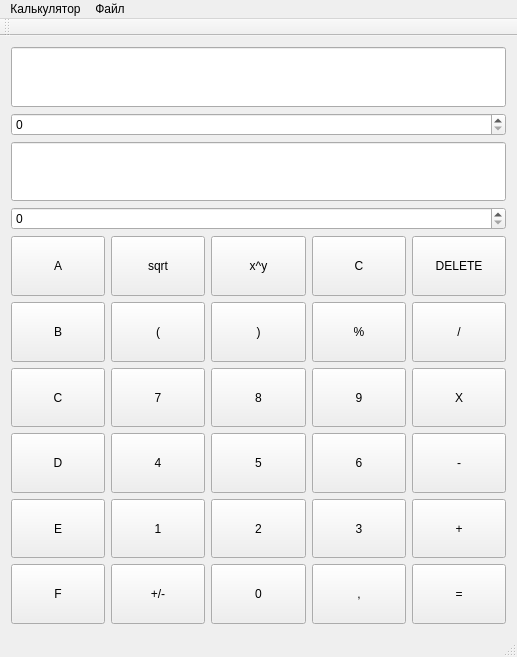
<?xml version="1.0" encoding="UTF-8"?>
<ui version="4.0">
 <class>MainWindow</class>
 <widget class="QMainWindow" name="MainWindow">
  <property name="geometry">
   <rect>
    <x>0</x>
    <y>0</y>
    <width>517</width>
    <height>657</height>
   </rect>
  </property>
  <property name="windowTitle">
   <string>MainWindow</string>
  </property>
  <widget class="QWidget" name="centralWidget">
   <layout class="QVBoxLayout" name="verticalLayout" stretch="0,0,0,0,0,0,0,0,0,0">
    <item>
     <widget class="QLineEdit" name="Input">
      <property name="sizePolicy">
       <sizepolicy hsizetype="Expanding" vsizetype="Minimum">
        <horstretch>0</horstretch>
        <verstretch>0</verstretch>
       </sizepolicy>
      </property>
      <property name="alignment">
       <set>Qt::AlignRight|Qt::AlignTrailing|Qt::AlignVCenter</set>
      </property>
     </widget>
    </item>
    <item>
     <widget class="QSpinBox" name="Input_base"/>
    </item>
    <item>
     <widget class="QLineEdit" name="Output">
      <property name="sizePolicy">
       <sizepolicy hsizetype="Expanding" vsizetype="Minimum">
        <horstretch>0</horstretch>
        <verstretch>0</verstretch>
       </sizepolicy>
      </property>
     </widget>
    </item>
    <item>
     <widget class="QSpinBox" name="Output_base"/>
    </item>
    <item>
     <layout class="QHBoxLayout" name="horizontalLayout_7">
      <item>
       <widget class="QPushButton" name="bA">
        <property name="sizePolicy">
         <sizepolicy hsizetype="Minimum" vsizetype="Minimum">
          <horstretch>0</horstretch>
          <verstretch>0</verstretch>
         </sizepolicy>
        </property>
        <property name="text">
         <string>A</string>
        </property>
       </widget>
      </item>
      <item>
       <widget class="QPushButton" name="b_sqrt">
        <property name="sizePolicy">
         <sizepolicy hsizetype="Minimum" vsizetype="Minimum">
          <horstretch>0</horstretch>
          <verstretch>0</verstretch>
         </sizepolicy>
        </property>
        <property name="text">
         <string>sqrt</string>
        </property>
       </widget>
      </item>
      <item>
       <widget class="QPushButton" name="b_pov">
        <property name="sizePolicy">
         <sizepolicy hsizetype="Minimum" vsizetype="Minimum">
          <horstretch>0</horstretch>
          <verstretch>0</verstretch>
         </sizepolicy>
        </property>
        <property name="text">
         <string>x^y</string>
        </property>
       </widget>
      </item>
      <item>
       <widget class="QPushButton" name="b_cancel">
        <property name="sizePolicy">
         <sizepolicy hsizetype="Minimum" vsizetype="Minimum">
          <horstretch>0</horstretch>
          <verstretch>0</verstretch>
         </sizepolicy>
        </property>
        <property name="text">
         <string>C</string>
        </property>
       </widget>
      </item>
      <item>
       <widget class="QPushButton" name="b_DELETE">
        <property name="sizePolicy">
         <sizepolicy hsizetype="Minimum" vsizetype="Minimum">
          <horstretch>0</horstretch>
          <verstretch>0</verstretch>
         </sizepolicy>
        </property>
        <property name="text">
         <string>DELETE</string>
        </property>
       </widget>
      </item>
     </layout>
    </item>
    <item>
     <layout class="QHBoxLayout" name="horizontalLayout">
      <item>
       <widget class="QPushButton" name="bB">
        <property name="sizePolicy">
         <sizepolicy hsizetype="Minimum" vsizetype="Minimum">
          <horstretch>0</horstretch>
          <verstretch>0</verstretch>
         </sizepolicy>
        </property>
        <property name="text">
         <string>B</string>
        </property>
       </widget>
      </item>
      <item>
       <widget class="QPushButton" name="b_braket_open">
        <property name="sizePolicy">
         <sizepolicy hsizetype="Minimum" vsizetype="Minimum">
          <horstretch>0</horstretch>
          <verstretch>0</verstretch>
         </sizepolicy>
        </property>
        <property name="text">
         <string>(</string>
        </property>
       </widget>
      </item>
      <item>
       <widget class="QPushButton" name="b_braket_close">
        <property name="sizePolicy">
         <sizepolicy hsizetype="Minimum" vsizetype="Minimum">
          <horstretch>0</horstretch>
          <verstretch>0</verstretch>
         </sizepolicy>
        </property>
        <property name="text">
         <string>)</string>
        </property>
       </widget>
      </item>
      <item>
       <widget class="QPushButton" name="b_percent">
        <property name="sizePolicy">
         <sizepolicy hsizetype="Minimum" vsizetype="Minimum">
          <horstretch>0</horstretch>
          <verstretch>0</verstretch>
         </sizepolicy>
        </property>
        <property name="text">
         <string>%</string>
        </property>
       </widget>
      </item>
      <item>
       <widget class="QPushButton" name="b_divide">
        <property name="sizePolicy">
         <sizepolicy hsizetype="Minimum" vsizetype="Minimum">
          <horstretch>0</horstretch>
          <verstretch>0</verstretch>
         </sizepolicy>
        </property>
        <property name="text">
         <string>/</string>
        </property>
       </widget>
      </item>
     </layout>
    </item>
    <item>
     <layout class="QHBoxLayout" name="horizontalLayout_6">
      <item>
       <widget class="QPushButton" name="bC">
        <property name="sizePolicy">
         <sizepolicy hsizetype="Minimum" vsizetype="Minimum">
          <horstretch>0</horstretch>
          <verstretch>0</verstretch>
         </sizepolicy>
        </property>
        <property name="text">
         <string>C</string>
        </property>
       </widget>
      </item>
      <item>
       <widget class="QPushButton" name="b7">
        <property name="sizePolicy">
         <sizepolicy hsizetype="Minimum" vsizetype="Minimum">
          <horstretch>0</horstretch>
          <verstretch>0</verstretch>
         </sizepolicy>
        </property>
        <property name="text">
         <string>7</string>
        </property>
       </widget>
      </item>
      <item>
       <widget class="QPushButton" name="b8">
        <property name="sizePolicy">
         <sizepolicy hsizetype="Minimum" vsizetype="Minimum">
          <horstretch>0</horstretch>
          <verstretch>0</verstretch>
         </sizepolicy>
        </property>
        <property name="text">
         <string>8</string>
        </property>
       </widget>
      </item>
      <item>
       <widget class="QPushButton" name="b9">
        <property name="sizePolicy">
         <sizepolicy hsizetype="Minimum" vsizetype="Minimum">
          <horstretch>0</horstretch>
          <verstretch>0</verstretch>
         </sizepolicy>
        </property>
        <property name="text">
         <string>9</string>
        </property>
       </widget>
      </item>
      <item>
       <widget class="QPushButton" name="b_multiply">
        <property name="sizePolicy">
         <sizepolicy hsizetype="Minimum" vsizetype="Minimum">
          <horstretch>0</horstretch>
          <verstretch>0</verstretch>
         </sizepolicy>
        </property>
        <property name="text">
         <string>X</string>
        </property>
       </widget>
      </item>
     </layout>
    </item>
    <item>
     <layout class="QHBoxLayout" name="horizontalLayout_5">
      <item>
       <widget class="QPushButton" name="bD">
        <property name="sizePolicy">
         <sizepolicy hsizetype="Minimum" vsizetype="Minimum">
          <horstretch>0</horstretch>
          <verstretch>0</verstretch>
         </sizepolicy>
        </property>
        <property name="text">
         <string>D</string>
        </property>
       </widget>
      </item>
      <item>
       <widget class="QPushButton" name="b4">
        <property name="sizePolicy">
         <sizepolicy hsizetype="Minimum" vsizetype="Minimum">
          <horstretch>0</horstretch>
          <verstretch>0</verstretch>
         </sizepolicy>
        </property>
        <property name="text">
         <string>4</string>
        </property>
       </widget>
      </item>
      <item>
       <widget class="QPushButton" name="b5">
        <property name="sizePolicy">
         <sizepolicy hsizetype="Minimum" vsizetype="Minimum">
          <horstretch>0</horstretch>
          <verstretch>0</verstretch>
         </sizepolicy>
        </property>
        <property name="text">
         <string>5</string>
        </property>
       </widget>
      </item>
      <item>
       <widget class="QPushButton" name="b6">
        <property name="sizePolicy">
         <sizepolicy hsizetype="Minimum" vsizetype="Minimum">
          <horstretch>0</horstretch>
          <verstretch>0</verstretch>
         </sizepolicy>
        </property>
        <property name="text">
         <string>6</string>
        </property>
       </widget>
      </item>
      <item>
       <widget class="QPushButton" name="b_minius">
        <property name="sizePolicy">
         <sizepolicy hsizetype="Minimum" vsizetype="Minimum">
          <horstretch>0</horstretch>
          <verstretch>0</verstretch>
         </sizepolicy>
        </property>
        <property name="text">
         <string>-</string>
        </property>
       </widget>
      </item>
     </layout>
    </item>
    <item>
     <layout class="QHBoxLayout" name="horizontalLayout_4">
      <item>
       <widget class="QPushButton" name="bE">
        <property name="sizePolicy">
         <sizepolicy hsizetype="Minimum" vsizetype="Minimum">
          <horstretch>0</horstretch>
          <verstretch>0</verstretch>
         </sizepolicy>
        </property>
        <property name="text">
         <string>E</string>
        </property>
       </widget>
      </item>
      <item>
       <widget class="QPushButton" name="b1">
        <property name="sizePolicy">
         <sizepolicy hsizetype="Minimum" vsizetype="Minimum">
          <horstretch>0</horstretch>
          <verstretch>0</verstretch>
         </sizepolicy>
        </property>
        <property name="text">
         <string>1</string>
        </property>
       </widget>
      </item>
      <item>
       <widget class="QPushButton" name="b2">
        <property name="sizePolicy">
         <sizepolicy hsizetype="Minimum" vsizetype="Minimum">
          <horstretch>0</horstretch>
          <verstretch>0</verstretch>
         </sizepolicy>
        </property>
        <property name="text">
         <string>2</string>
        </property>
       </widget>
      </item>
      <item>
       <widget class="QPushButton" name="b3">
        <property name="sizePolicy">
         <sizepolicy hsizetype="Minimum" vsizetype="Minimum">
          <horstretch>0</horstretch>
          <verstretch>0</verstretch>
         </sizepolicy>
        </property>
        <property name="text">
         <string>3</string>
        </property>
       </widget>
      </item>
      <item>
       <widget class="QPushButton" name="b_plus">
        <property name="sizePolicy">
         <sizepolicy hsizetype="Minimum" vsizetype="Minimum">
          <horstretch>0</horstretch>
          <verstretch>0</verstretch>
         </sizepolicy>
        </property>
        <property name="text">
         <string>+</string>
        </property>
       </widget>
      </item>
     </layout>
    </item>
    <item>
     <layout class="QHBoxLayout" name="horizontalLayout_2">
      <item>
       <widget class="QPushButton" name="bF">
        <property name="sizePolicy">
         <sizepolicy hsizetype="Minimum" vsizetype="Minimum">
          <horstretch>0</horstretch>
          <verstretch>0</verstretch>
         </sizepolicy>
        </property>
        <property name="text">
         <string>F</string>
        </property>
       </widget>
      </item>
      <item>
       <widget class="QPushButton" name="b_reverse">
        <property name="sizePolicy">
         <sizepolicy hsizetype="Minimum" vsizetype="Minimum">
          <horstretch>0</horstretch>
          <verstretch>0</verstretch>
         </sizepolicy>
        </property>
        <property name="text">
         <string>+/-</string>
        </property>
       </widget>
      </item>
      <item>
       <widget class="QPushButton" name="b0">
        <property name="sizePolicy">
         <sizepolicy hsizetype="Minimum" vsizetype="Minimum">
          <horstretch>0</horstretch>
          <verstretch>0</verstretch>
         </sizepolicy>
        </property>
        <property name="text">
         <string>0</string>
        </property>
       </widget>
      </item>
      <item>
       <widget class="QPushButton" name="b_point">
        <property name="sizePolicy">
         <sizepolicy hsizetype="Minimum" vsizetype="Minimum">
          <horstretch>0</horstretch>
          <verstretch>0</verstretch>
         </sizepolicy>
        </property>
        <property name="text">
         <string>,</string>
        </property>
       </widget>
      </item>
      <item>
       <widget class="QPushButton" name="b_equal">
        <property name="sizePolicy">
         <sizepolicy hsizetype="Minimum" vsizetype="Minimum">
          <horstretch>0</horstretch>
          <verstretch>0</verstretch>
         </sizepolicy>
        </property>
        <property name="text">
         <string>=</string>
        </property>
       </widget>
      </item>
     </layout>
    </item>
   </layout>
  </widget>
  <widget class="QMenuBar" name="menuBar">
   <property name="geometry">
    <rect>
     <x>0</x>
     <y>0</y>
     <width>517</width>
     <height>26</height>
    </rect>
   </property>
   <widget class="QMenu" name="menu">
    <property name="title">
     <string>Калькулятор</string>
    </property>
   </widget>
   <widget class="QMenu" name="menu_2">
    <property name="title">
     <string>Файл</string>
    </property>
   </widget>
   <addaction name="menu"/>
   <addaction name="menu_2"/>
  </widget>
  <widget class="QToolBar" name="mainToolBar">
   <attribute name="toolBarArea">
    <enum>TopToolBarArea</enum>
   </attribute>
   <attribute name="toolBarBreak">
    <bool>false</bool>
   </attribute>
  </widget>
  <widget class="QStatusBar" name="statusBar"/>
 </widget>
 <layoutdefault spacing="6" margin="11"/>
 <resources/>
 <connections/>
</ui>
